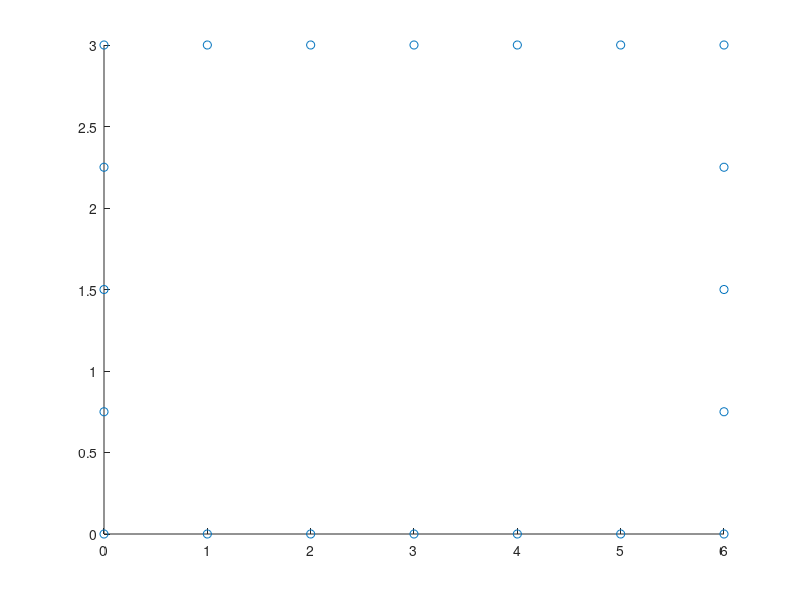

Reproduce this figure in MATLAB.
clear all
close all
clc

TxRx1 = [0 0]';
TxRx2 = [1 0]';
TxRx3 = [2 0]';
TxRx4 = [3 0]';
TxRx5 = [4 0]';
TxRx6 = [5 0]';
TxRx7 = [6 0]';
TxRx8 = [6 0.75]';
TxRx9 = [6 1.5]';
TxRx10 = [6 2.25]';
TxRx11 = [6 3]';
TxRx12 = [5 3]';
TxRx13 = [4 3]';
TxRx14 = [3 3]';
TxRx15 = [2 3]';
TxRx16 = [1 3]';
TxRx17 = [0 3]';
TxRx18 = [0 2.25]';
TxRx19 = [0 1.5]';
TxRx20 = [0 0.75]';



TxRx = [TxRx1 TxRx2 TxRx3 TxRx4 TxRx5 TxRx6 TxRx7 TxRx8 TxRx9 TxRx10 TxRx11 TxRx12 TxRx13...
    TxRx14 TxRx15 TxRx16 TxRx17 TxRx18 TxRx19 TxRx20];

% figure(3)
% plot(TxRx(1,:), TxRx(2,:))
% xlim([-0.5,6.5])
% ylim([-0.5,6.5])

x = -0.5:1:6.5;
y = -0.5:1:4.5;
[X,Y] = meshgrid(x,y);
% surf(X,Y,dd)
X(X(:)==-0.5) = 0;
X(X(:)== 6.5) = 6;
Y(Y(:)==-0.5) = 0;
Y(Y(:)== 4.5) = 4;

count = 1;
gridvec = zeros(2, 4, 35);
for j = 1:7
    for i = 1:5
        gridvec(:,:,count) = [X(i,j) X(i+1,j) X(i,j+1) X(i+1,j+1); Y(i,j) Y(i+1,j) Y(i,j+1) Y(i+1,j+1)];
        count = count+1;
    end
end

% stem(gridvec(1,:), gridvec(2,:));

% weightss = zeros(190, length(gridvec(:,:,:)));


% Unique line index
TxRxInd = ones(20,20);
TxRxInd1 = tril(TxRxInd,-1);
[row,col,v] = find(TxRxInd1);

% [TxRx(:, row(2)), TxRx(:, col(2))]
gridweighVec = zeros(5,7,190);
for i = 1:190
    
    gridweightss = zeros(5,7);
    for j = 1:35
        
        X1 = TxRx(1,row(i));
        Y1 = TxRx(2,row(i));
        X2 = TxRx(1,col(i));
        Y2 = TxRx(2,col(i));
        
%         if length(gridvec(1,1,j))
        XX = gridvec(1,1,j);
        YY = gridvec(2,1,j);
        a = YY - Y1 - ((Y2-Y1)/(X2-X1))*(XX-X1);                           % Equation of line as function          
        XX = gridvec(1,2,j);
        YY = gridvec(2,2,j);        
        b = YY - Y1 - ((Y2-Y1)/(X2-X1))*(XX-X1);
        XX = gridvec(1,3,j);
        YY = gridvec(2,3,j);
        c = YY - Y1 - ((Y2-Y1)/(X2-X1))*(XX-X1);
        XX = gridvec(1,4,j);
        YY = gridvec(2,4,j);
        d = YY - Y1 - ((Y2-Y1)/(X2-X1))*(XX-X1);
        
        if (a<0 || b<0 || c<0 || d<0) && (a>0 || b>0 || c>0 || d>0)% || (a==0 || b==0 || c==0 || d==0)
            gridweightss(j) = 1;
        end
        
%         if (X1==X2) || (Y1==Y2)
%             
%         end
        
    end
    gridweighVec(:,:,i) = gridweightss;
end



%% Plotting and visualization
% xxx = 0:0.1:8;
% yyy = 0:0.5:8;
% Y1 = 3;
% X1 = 6;
% X2 = 5;
% Y2 = 4;
% plot(xxx,Y1 + ((Y2-Y1)/(X2-X1))*(xxx-X1)) %(3/5)*(xxx-1)
% xlim([0,6])
% ylim([0,4])
% xticks([-0.5 0.5 1.5 2.5 3.5 4.5 5.5 6.5])
% yticks([-0.5 0.5 1.5 2.5 3.5 4.5])
% grid on
% hold on
scatter(TxRx(1,:), TxRx(2,:))
% hold off
% % 
% save row
% save col
% gridvec = []
